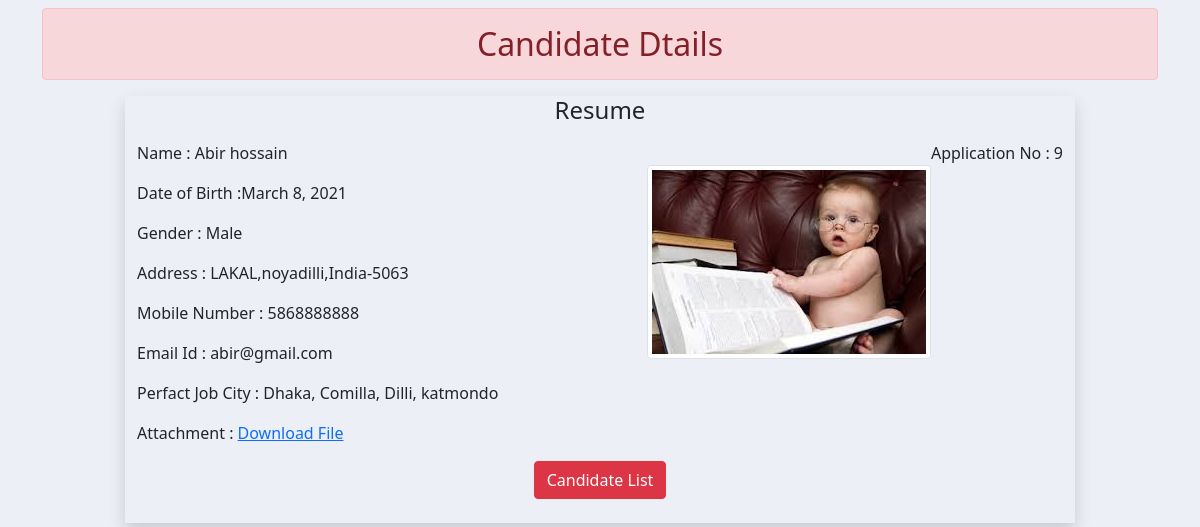
Screenshot of /9 with the database file from the repository.
### myapp/models.py (models this page shows)
class uregi(models.Model):
    name=models.CharField(max_length=100)
    dob=models.DateField()
    gender=models.CharField(max_length=100)
    locality=models.CharField(max_length=100)
    city=models.CharField(max_length=100)
    pin=models.PositiveIntegerField()
    state=models.CharField(max_length=100)
    mobile=models.PositiveIntegerField()
    email=models.EmailField()
    job=models.CharField(max_length=100)
    profile_image=models.ImageField(upload_to='profile_image',blank=True)
    doc=models.FileField(upload_to='profile_document',blank=True)

### myapp/views.py (the view)
# urls.py: path('<int:id>', views.Candate.as_view(),name='candate'),
class Candate(View):
    def get(self,request , id):
        candidate=uregi.objects.get(pk=id)
        return render(request,'myapp/candateinformation.html',{'candidate':candidate})

### myapp/templatetags/myfilter.py (called while the page is built)
@register.filter(name='remove_spacial')
def remove_chars(value, arg):
    for charecter in arg:
        value=value.replace(charecter,'')
    return value

### myapp/templates/myapp/candateinformation.html
{% extends 'myapp/base.html' %}
{% load myfilter %}
{% block content %}
<h2 class="alert alert-danger text-center mt-2">Candidate Dtails</h2>
  <div class="row">
      <div class="col-10 offset-sm-1 shadow">
         <h4 class="text-center mb-3 "> Resume</h4>
         <p class='float-end'>Application No : {{candidate.id}}</p>
         <img src="{{candidate.profile_image.url}}" alt="" class="img-fluid img-thumbnail mt-4 float-end">
         <p>Name : {{candidate.name}}</p>
         <p>Date of Birth :{{candidate.dob}}</p>
         <p>Gender : {{candidate.gender}}</p>
         <p>Address : {{candidate.locality}},{{candidate.city}},{{candidate.state}}-{{candidate.pin}}</p>
         <p>Mobile Number : {{candidate.mobile}}</p>
         <p>Email Id : {{candidate.email}}</p>
         <p>Perfact Job City : {{candidate.job |remove_spacial:"[]'"}}</p>
         <p>Attachment : <a href="{{candidate.doc.url}}">Download File</a></p>
         <p class="text-center mb-4"><a href="/" class="btn btn-danger">Candidate List</a></p>
      </div>
  </div>
{% endblock content %}

### myapp/static/myapp/css/stylefb.css (style rules this page uses)
body { background: rgb(236,239,245); }

### rows the page displays
uregi: id "9", profile_image (picture), name "Abir hossain", dob "March 8, 2021", gender "Male", locality "LAKAL", city "noyadilli", state "India", pin "5063", mobile "5868888888", email "abir@gmail.com", job|remove_spacial "Dhaka, Comilla, Dilli, katmondo"
